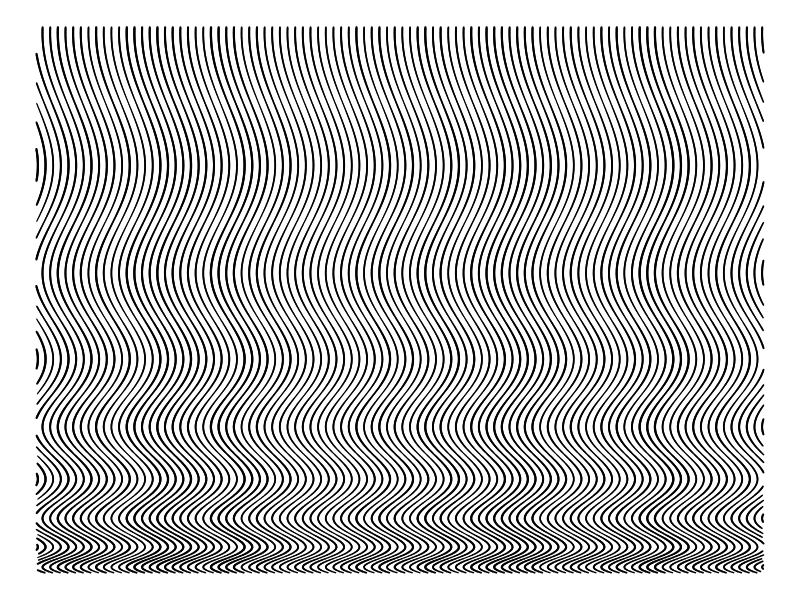
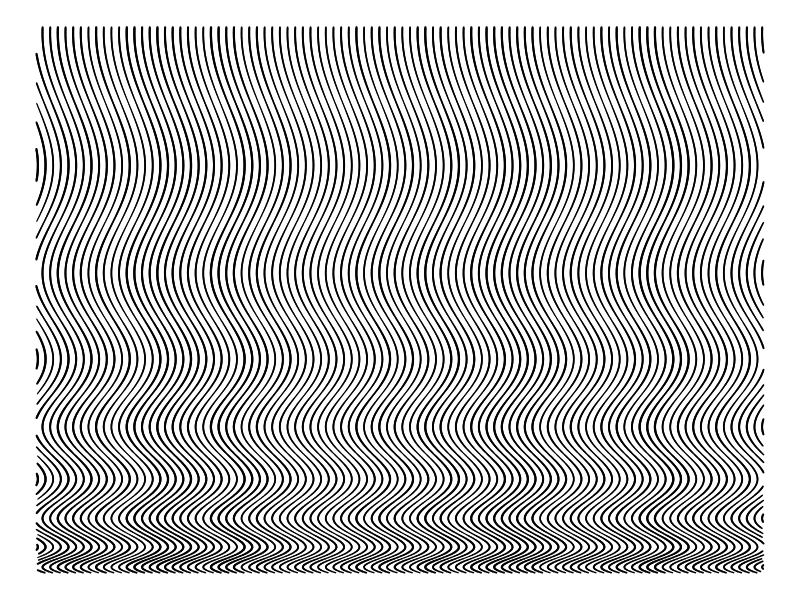

R code for these plots, in order:
## ---- chunk 1
knitr::opts_chunk$set(echo = TRUE)
## ---- chunk 2
library(tidyverse)

set.seed(123)

fall <- data.frame(n = 0:105) %>% 
  rowwise() %>% 
  mutate(x = list(seq(2, 45, 0.1)),
         s = runif(1, 0.35, 0.55)) %>% 
  ungroup() %>% 
  unnest(x) %>% 
  mutate(y = n + 2.2 * sin(6 * pi * x^(1/4)),
         s = abs(y - n)/10 + s)

ggplot(fall) +
  geom_line(aes(x = x, y = y, group = n, size = s),
            lineend = "round") +
  scale_size_identity() +
  ylim(5, 100) +
  coord_flip()  +
  theme_void() +
  theme(legend.position = "none")

ggsave(here::here("figures", "riley_fall_line.png"))
